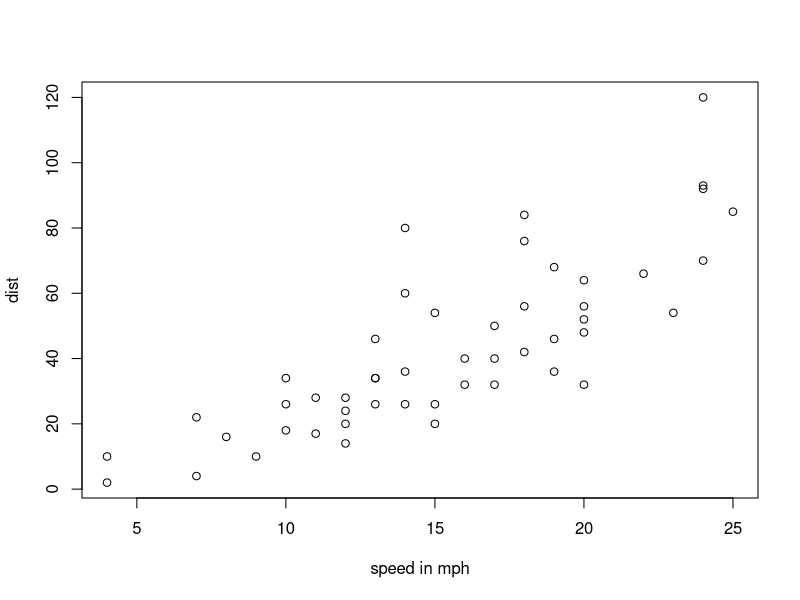
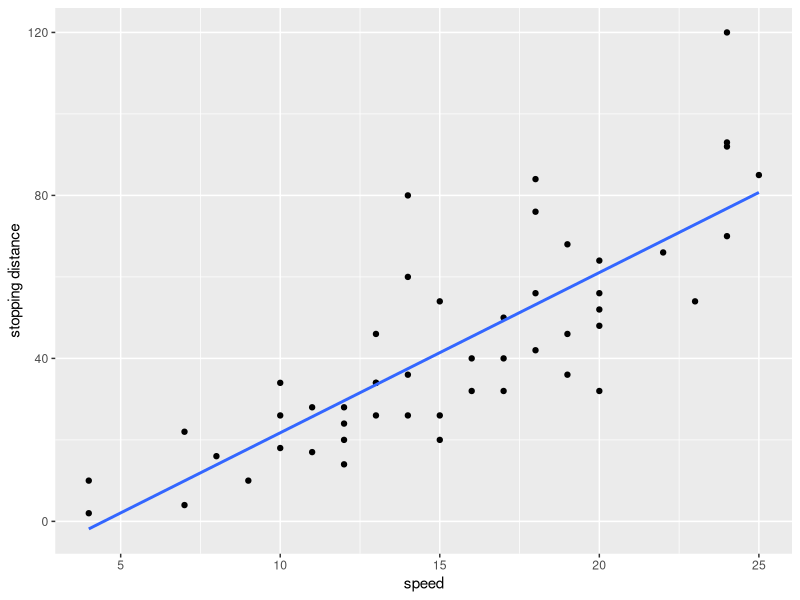

Recreate these plots in R, in order.
## ---- chunk 1
library(tidyverse)
## ---- chunk 2
plot(cars, xlab='speed in mph')
## ---- chunk 3
ggplot(data=cars, mapping=aes(x= speed, y=dist))+
  geom_point()+
  geom_smooth(method='lm', se=F)+
  labs(x='speed', y='stopping distance')
